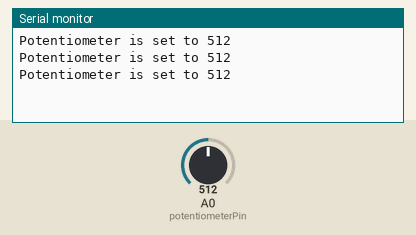
Recording of a sketch running on a simulated Arduino Uno, built with avr-gcc and run on an emulated ATmega328P. Parts: the last lines printed to the serial monitor. The test bench sets the inputs (shaded band); at power-on: A0 (potentiometerPin) = 512.

Above: at 1.3 s.
1.4 s: A0 (potentiometerPin) set to 716
At 1.9 s:
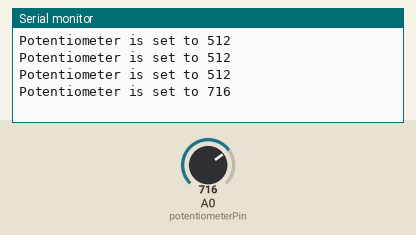
2.9 s: A0 (potentiometerPin) set to 900
At 3.4 s:
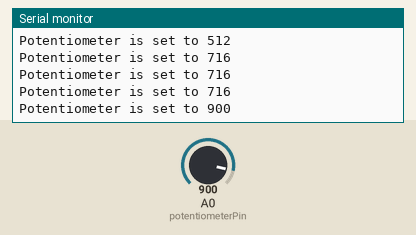
Timing chart, 0 to 5.9 s (numbered marks = the images above; inputs shaded):
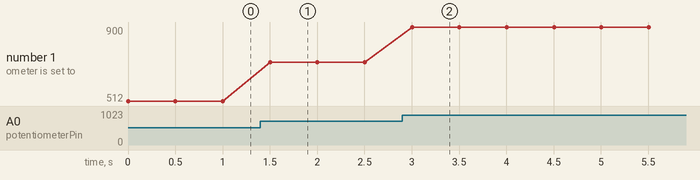

The sketch:

04_arduino_read_potentiometer.ino
```cpp
// This shows you how to read values and output them to the Serial console.

const int potentiometerPin = A0; // The potentiometer uses an analog input

void setup() {
  Serial.begin(9600); // Open the serial port at 9600bps
  pinMode(potentiometerPin, INPUT);
}

void loop() {
  Serial.print( "Potentiometer is set to " ); // Print to the serial console. This will be the main communication between the Arduino and p5.js
  Serial.print( analogRead(potentiometerPin) ); // Don't mix Strings and Ints: Serial.print("String " + analogRead(...) )
  Serial.println(); // Print a new Line
  delay(500); // !IMPORTANT! Wait half a second before reading again. Don't read inputs without this. This may crash your sketch.
}
```

Measured:
- after the input at 1.4 s, the serial monitor: prints a new line after 0.10 s (image 1)
- after the input at 2.9 s, the serial monitor: prints a new line after 0.10 s (image 2)
- plotted number 1: 512 → 716 after the input at 1.4 s, 716 → 900 after the input at 2.9 s
